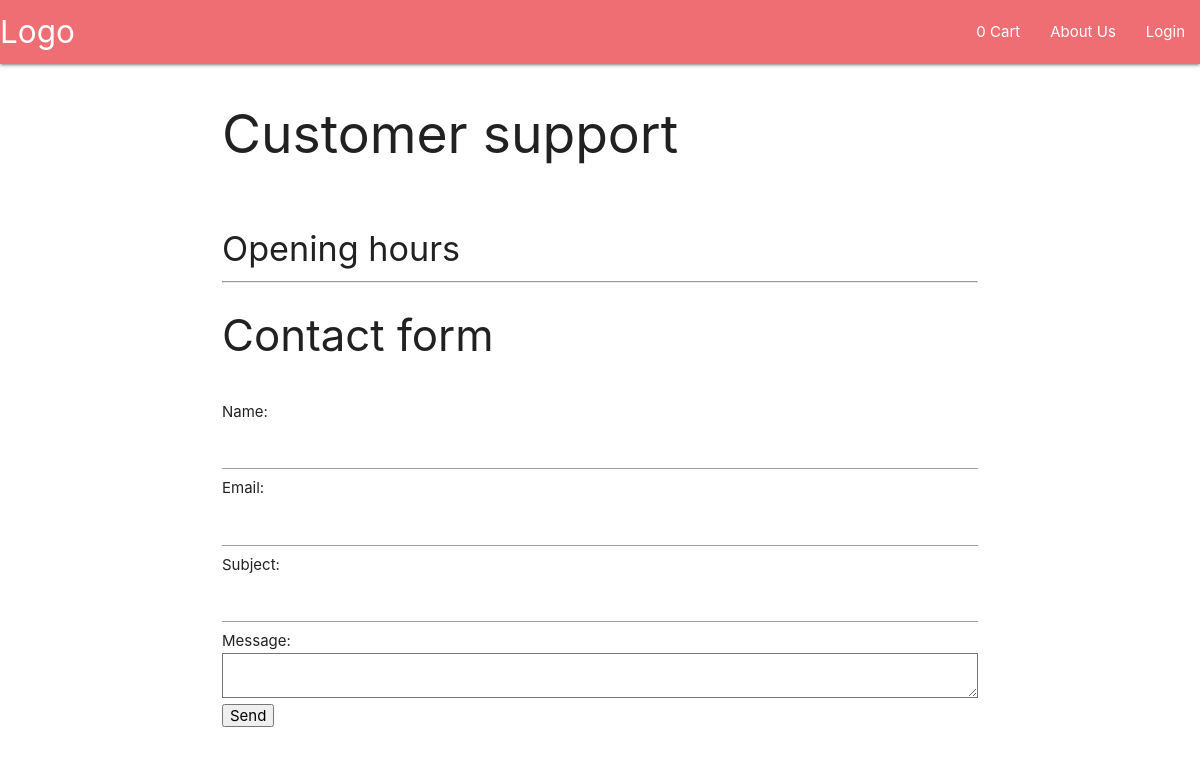
Before: /contact-form/contact.php with the older database file.
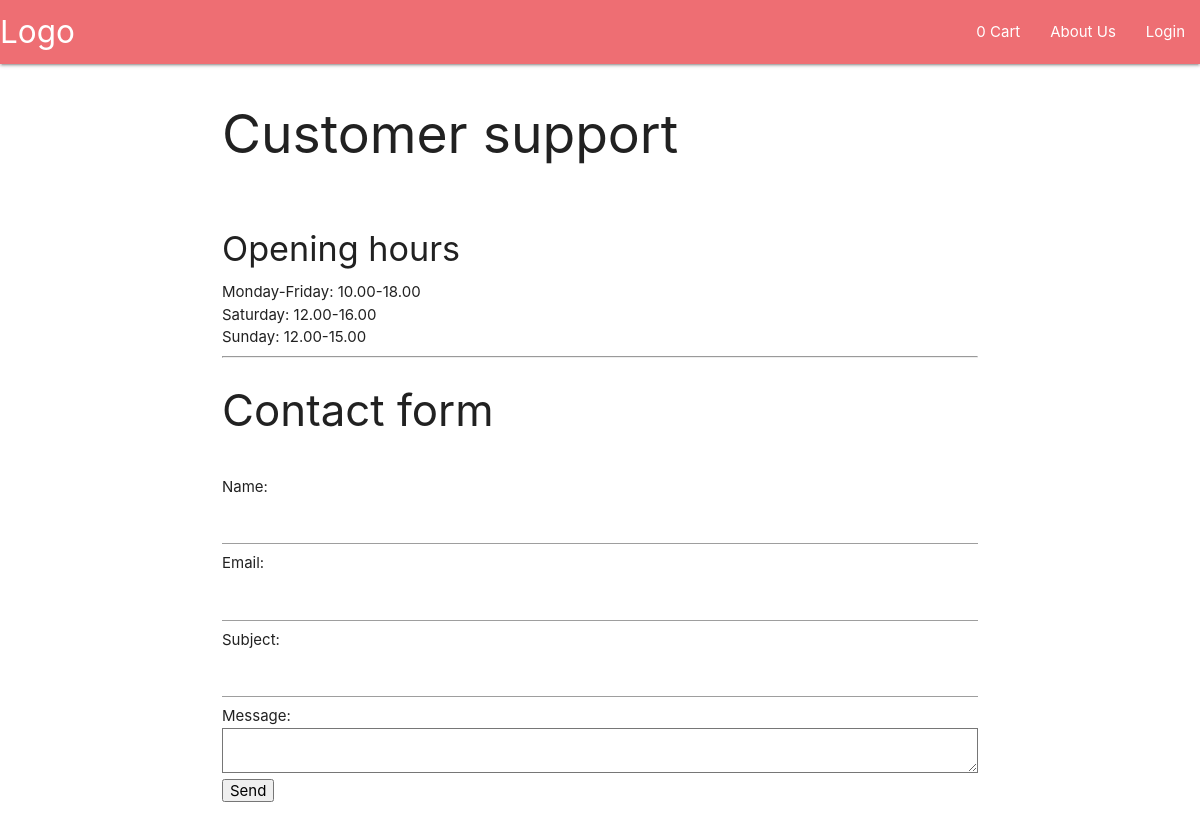
After: the same page with the newer database file.
### tables this page shows
CREATE TABLE OpeningHours
(
    openinghoursID int NOT NULL AUTO_INCREMENT PRIMARY KEY,
    `day` varchar(50) NOT NULL,
    startTime DECIMAL(4,2) NOT NULL,
    endtime DECIMAL(4,2) NOT Null
);

### contact-form/contact.php (the view, shortened to what this page needs)
<?php require_once "../connection/dbcon.php";
require "../header.php"
?>
<!DOCTYPE html>
<html lang="en">
<head>
    <link rel="stylesheet" href="https://cdnjs.cloudflare.com/ajax/libs/materialize/1.0.0/css/materialize.min.css">
</head>
<?php
$dbCon = dbCon();
$query = $dbCon->prepare("SELECT * FROM OpeningHours");
$query->execute();
$getData = $query->fetchAll();
?>
<body>
<div class="container">
    <div class="row">
        <h2>Customer support</h2>
        <br>
        <h4>Opening hours</h4>
        <tr >
    <?php
    foreach($getData as $openingHour){
        echo $openingHour['day']. ": ". $openingHour['startTime']. "-". $openingHour['endtime']. "<br>";
    }
    ?>
        </tr>
        <hr>
        <h3>Contact form</h3>
        <br>
        <form action="contactData.php" method="post">
        Name: <input type="text" name="name" size="30">
        Email: <input type="text" name="email" size="30">
        Subject: <input type="text" name="subject" size="30">
        Message:<textarea name="message" cols="30" rows="30"></textarea>
        <input type="submit" id="submit" name="submit" value="Send">
</form>
    </div>
</div>
</body>
</html>

Changed rows visible on the page:
added openinghours: day "Monday-Friday", startTime "10.00", endtime "18.00"
added openinghours: day "Saturday", startTime "12.00", endtime "16.00"
added openinghours: day "Sunday", startTime "12.00", endtime "15.00"
